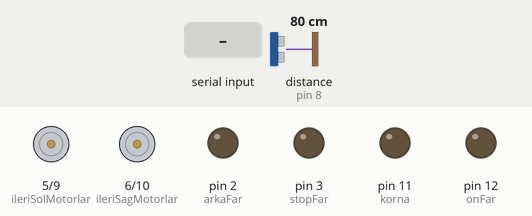
Simulated run of this sketch. Board: Arduino Uno, built with avr-gcc and run on an emulated ATmega328P. On the bench: motor-driver pin pairs drawn as motors (green arrow = first pin HIGH = forward, orange = second pin HIGH = backward, longer = more drive), output pins drawn as LEDs (lit = HIGH). Wiring (inferred from the names in the program): ultrasonic range finder: trigger pin 7; echo pin 8. Inputs (shaded band) come from the test bench; at power-on: distance to the obstacle (sensor on pin 8) 80 cm. The echo pulse lasts 58.3 µs per cm; pins used as bus, display or sensor lines are not drawn.

Above: at 1.2 s.
1.3 s: distance to the obstacle (sensor on pin 8) set to 7 cm
2.8 s: distance to the obstacle (sensor on pin 8) set to 4 cm
At 2.92 s:
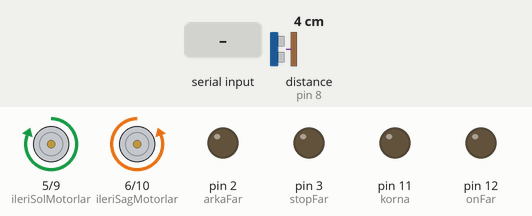
5.8 s: "2" received over Serial
At 5.93 s:
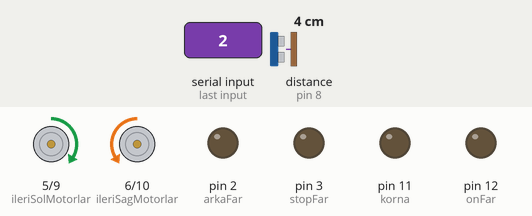
8.8 s: byte 113 ('q') received over Serial
At 8.94 s:
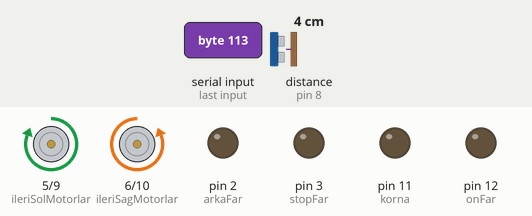
11.8 s: "5" received over Serial
At 11.95 s:
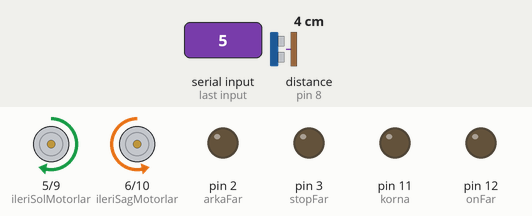
14.8 s: "0" received over Serial
At 15.5 s:
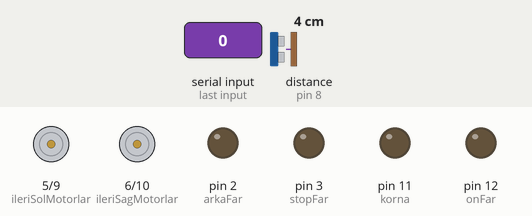
Timing chart, 0 to 17.3 s (numbered marks = the images above; inputs shaded):
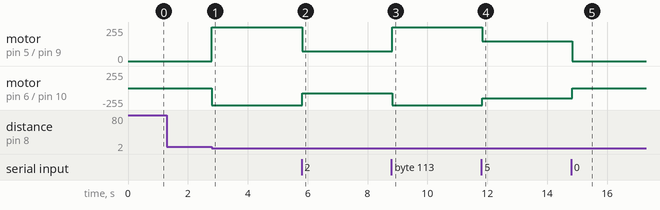

Measured:
- the behaviour switches between 6 and 5 cm on distance to the obstacle (sensor on pin 8) (found by bisection; images 0 and 1)
- after the input at 1.3 s, every drawn part: stays the same
- after the input at 2.8 s, motor on pin 5 (ileriSolMotorlar) / pin 9 (geriSolMotorlar): stopped → forward 255/255 at once; motor on pin 6 (ileriSagMotorlar) / pin 10 (geriSagMotorlar): stopped → backward 255/255 at once
- after the input at 5.8 s, motor on pin 5 (ileriSolMotorlar) / pin 9 (geriSolMotorlar): forward 255/255 → forward 75/255 at once; motor on pin 6 (ileriSagMotorlar) / pin 10 (geriSagMotorlar): backward 255/255 → backward 75/255 at once
- after the input at 8.8 s, motor on pin 5 (ileriSolMotorlar) / pin 9 (geriSolMotorlar): forward 75/255 → forward 255/255 at once; motor on pin 6 (ileriSagMotorlar) / pin 10 (geriSagMotorlar): backward 75/255 → backward 255/255 at once
- after the input at 11.8 s, motor on pin 5 (ileriSolMotorlar) / pin 9 (geriSolMotorlar): forward 255/255 → forward 150/255 at once; motor on pin 6 (ileriSagMotorlar) / pin 10 (geriSagMotorlar): backward 255/255 → backward 150/255 at once
- after the input at 14.8 s, motor on pin 5 (ileriSolMotorlar) / pin 9 (geriSolMotorlar): forward 150/255 → stopped at once; motor on pin 6 (ileriSagMotorlar) / pin 10 (geriSagMotorlar): backward 150/255 → stopped at once

The sketch:

4WD-SON.ino
```cpp
  #define trigger 7
  #define echo 8

  long sure;
  long mesafe;

  int onFar = 12;
  int arkaFar = 2;
  int stopFar = 3;
  int korna = 11;

  char BTkomutu;
  int hiz = 255;

// L298N Motor Sürücü Bağlantıları
  const int ileriSolMotorlar = 5;  // IN1
  const int ileriSagMotorlar = 6;  // IN3

  const int geriSolMotorlar = 9;  // IN2
  const int geriSagMotorlar = 10; // IN4


void ileri() {
  analogWrite(ileriSagMotorlar, hiz);
  analogWrite(ileriSolMotorlar, 0);

  analogWrite(geriSolMotorlar, hiz);
  analogWrite(geriSagMotorlar, 0);
}

void ileriSag() {
  analogWrite(ileriSagMotorlar, hiz/3);
  analogWrite(ileriSolMotorlar, 0);

  analogWrite(geriSolMotorlar, hiz);
  analogWrite(geriSagMotorlar, 0);
}

void ileriSol() {
  analogWrite(ileriSagMotorlar,hiz);
  analogWrite(ileriSolMotorlar, 0);

  analogWrite(geriSolMotorlar, hiz/3);
  analogWrite(geriSagMotorlar, 0);
}

void sag() {
  analogWrite(ileriSagMotorlar, 0);
  analogWrite(ileriSolMotorlar, 0);

  analogWrite(geriSolMotorlar, hiz);
  analogWrite(geriSagMotorlar, 150);
}

void sol() {
  analogWrite(ileriSagMotorlar, hiz);
  analogWrite(ileriSolMotorlar, 150);

  analogWrite(geriSolMotorlar, 0);
  analogWrite(geriSagMotorlar, 0);
}

void geri() {
  analogWrite(ileriSagMotorlar, 0);
  analogWrite(ileriSolMotorlar, hiz);

  analogWrite(geriSolMotorlar, 0);
  analogWrite(geriSagMotorlar, hiz);
}

void geriSag() {
  analogWrite(ileriSagMotorlar, 0);
  analogWrite(ileriSolMotorlar, hiz);

  analogWrite(geriSolMotorlar, 0);
  analogWrite(geriSagMotorlar, hiz/3);
}

void geriSol() {
  analogWrite(ileriSagMotorlar, 0);
  analogWrite(ileriSolMotorlar, hiz/3);

  analogWrite(geriSolMotorlar, 0);
  analogWrite(geriSagMotorlar, hiz);
}

void dur() {
  analogWrite(ileriSagMotorlar, 0);
  analogWrite(ileriSolMotorlar, 0);

  analogWrite(geriSolMotorlar, 0);
  analogWrite(geriSagMotorlar, 0);
}


void setup() {

  pinMode(ileriSagMotorlar, OUTPUT);
  pinMode(ileriSolMotorlar, OUTPUT);
  pinMode(geriSolMotorlar, OUTPUT);
  pinMode(geriSagMotorlar, OUTPUT);

  pinMode(trigger, OUTPUT);
  pinMode(echo, INPUT);

  pinMode(onFar, OUTPUT);
  pinMode(arkaFar, OUTPUT);
  pinMode(stopFar, OUTPUT);
  pinMode(korna, OUTPUT);
  dur();
  Serial.begin(9600);
}

void loop() {

  digitalWrite(trigger, LOW); //sensör pasif hale getirildi
  delayMicroseconds(5);
  digitalWrite(trigger, HIGH); //Sensore ses dalgasının üretmesi için emir verildi
  delayMicroseconds(10);
  digitalWrite(trigger, LOW); //Yeni dalgaların üretilmemesi için trig pini LOW konumuna getirildi

  sure = pulseIn(echo, HIGH); //ses dalgasının geri dönmesi için geçen sure ölçülüyor
  mesafe = sure / 29.1 / 2; //ölçülen süre uzaklığa çevriliyor

  if(digitalRead(BTkomutu)==LOW) {
     BTkomutu = 'S';
     }

  BTkomutu = Serial.read();

  if (BTkomutu == '0') {
    hiz = 0;
  }
  else if (BTkomutu == '1') {
    hiz = 50;
  }
  else if (BTkomutu == '2') {
    hiz = 75;
  }
  else if (BTkomutu == '3') {
    hiz = 100;
  }
  else if (BTkomutu == '4') {
    hiz = 125;
  }
  else if (BTkomutu == '5') {
    hiz = 150;
  }
  else if (BTkomutu == '6') {
    hiz = 175;
  }
  else if (BTkomutu == '7') {
    hiz = 200;
  }
  else if (BTkomutu == '8') {
    hiz = 225;
  }
  else if (BTkomutu == '9') {
    hiz = 240;
  }
  else if (BTkomutu == 'q') {
    hiz = 255;
  }


/// Araç Hareketi ///

  if (mesafe >= 6) {

  if(BTkomutu=='F') {
        ileri();
       }
  else if(BTkomutu=='I') {
        ileriSag();
       }
  else if(BTkomutu=='G') {
        ileriSol();
       }
  else if(BTkomutu=='R') {
        sag();
       }
  else if(BTkomutu=='L') {
        sol();
       }
  else if(BTkomutu=='B') {
        geri();
       }
  else if(BTkomutu=='J') {
        geriSag();
       }
  else if(BTkomutu=='H') {
        geriSol();
       }
  else if(BTkomutu=='S') {
        dur();
       }
  else if(BTkomutu=='W') {
        digitalWrite(onFar, HIGH);
       }
  else if(BTkomutu=='w') {
        digitalWrite(onFar, LOW);
       }
  else if(BTkomutu=='U') {
        digitalWrite(arkaFar, HIGH);
       }
  else if(BTkomutu=='u') {
        digitalWrite(arkaFar, LOW);
       }
  else if(BTkomutu=='V') {
        digitalWrite(korna, HIGH);
       }
  else if(BTkomutu=='v') {
        digitalWrite(korna, LOW);
       }
  else if(BTkomutu=='v') {
        digitalWrite(korna, LOW);
       }

       }
  else {
    dur();
    geri();
    delay(250);
    dur();
  }

}
```
